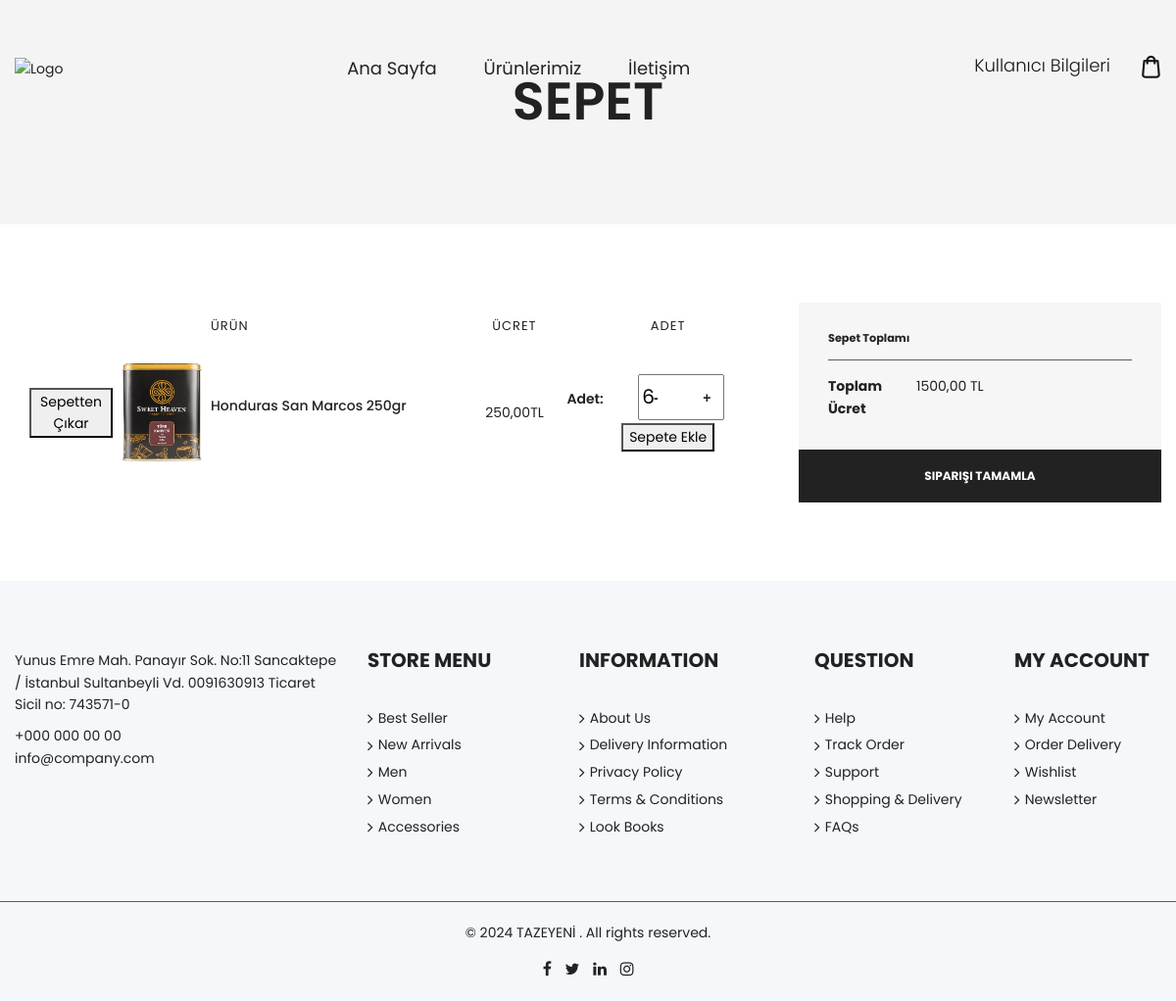
The page /cart/ (signed in) on the database as committed earlier.
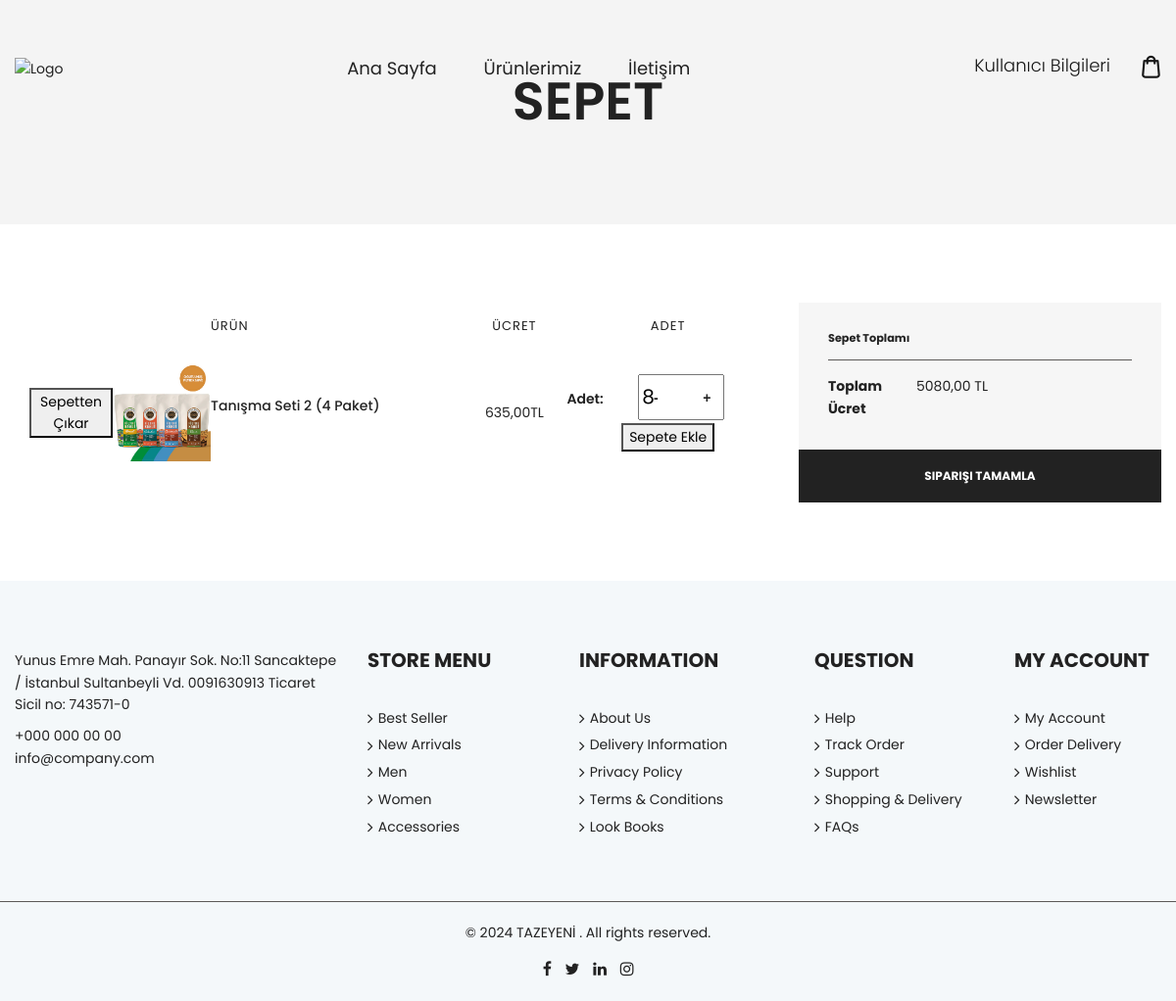
The same page on the database as committed later.
### web/models.py (models this page shows, shortened)
class CartItem(models.Model):
    cart = models.ForeignKey(Cart, on_delete=models.CASCADE)
    product = models.ForeignKey('Products', on_delete=models.CASCADE,db_column='product_id')
    quantity = models.PositiveIntegerField(default=1)

class Products(models.Model):
    title = models.CharField(max_length=155)
    price = models.DecimalField(max_digits=8, decimal_places=2)
    detail = models.TextField()
    image = models.ImageField(upload_to='news_products_image/', default='products.jpg', verbose_name = 'Ürün')
    category = models.ForeignKey(Category,on_delete=models.CASCADE, verbose_name='Kategori')
    slug = AutoSlugField(populate_from='title', unique=True, editable=True, blank=True)
    class Meta:
        db_table = 'Products'
        verbose_name = 'Ürünler'
        verbose_name_plural = 'Ürünler'

### web/views.py (the view)
# urls.py: path('cart/', views.view_cart, name='view_cart'),
@login_required
def view_cart(request):
    cart, created = Cart.objects.get_or_create(user=request.user)
    total_price = calculate_total_price(cart)
    cart_items = CartItem.objects.filter(cart=cart)
    return render(request, 'pages/cart.html', {'cart_items': cart_items, 'total_price': total_price})

### web/utils.py (called while the page is built)
def calculate_total_price(cart):
    cart_items = CartItem.objects.filter(cart=cart)
    total_price = Decimal(0)
    for cart_item in cart_items:
        product_price = cart_item.product.price
        quantity = cart_item.quantity
        total_price += product_price * quantity
    return total_price

### templates/pages/cart.html (shortened to what the changed rows need)
{% extends 'base.html' %}
{% load static %}
{%block content%}
        <section class="page-title-area bg-color" data-bg-color="#f4f4f4">
            <div class="container">
                <div class="row">
                    <div class="col-12 text-center">
                        <h1 class="page-title">Sepet</h1>
                    </div>
                </div>
            </div>
        </section>
        <div class="main-content-wrapper">
            <div class="page-content-inner ptb--80 pt-md--40 pb-md--60">
                <div class="container">
                    <div class="row">
                        <div class="col-lg-8 mb-md--50">
                            <form class="cart-form" action="#">
                                <div class="row g-0">
                                    <div class="col-12">
                                        <div class="table-content table-responsive">
                                            <table class="table text-center">
                                                <thead>
                                                    <tr>
                                                        <th>&nbsp;</th>
                                                        <th>&nbsp;</th>
                                                        <th class="text-start">Ürün</th>
                                                        <th>Ücret</th>
                                                        <th>Adet</th>
                                                    </tr>
                                                </thead>
                                                <tbody>
                                                {% if cart_items %}
                                                    {% for item in cart_items %}
                                                        <tr>
                                                            <td class="product-remove text-start"><button onclick="removeFromCart('{{ item.product.slug }}', 1)">Sepetten Çıkar</button></a></td>
                                                            <td class="product-thumbnail text-start">
                                                                <img src="{{item.product.image.url}}" alt="Product Thumnail">
                                                            </td>
                                                            <td class="product-name text-start wide-column">
                                                                <h3>
                                                                    <a href="product-details.html">{{ item.product.title }}</a>
                                                                </h3>
                                                            </td>
                                                            <td class="product-price">
                                                                <span class="product-price-wrapper">
                                                                    <span class="money">{{ item.product.price }}TL</span>
                                                                </span>
                                                            </td>
                                                            <td class="product-quantity">
                                                                <form method="post" action="">
                                                                    <div class="quantity-wrapper d-flex align-items-center mr--30 mr-xs--0 mb-xs--30">
                                                                    <label class="quantity-label" for="pro-qty">Adet:</label>
                                                                    <div class="quantity">
                                                                        <input type="number" name="quantity" value="{{item.quantity}}" min="1" max="50">
                                                                    </div>
                                                                </div>
                                                                <button onclick="addToCart('{{ item.product.slug }}',)">Sepete Ekle</button>
                                                                </form>
                                                            </td>
                                                              {% endfor %}
                                                            {% else %}
                                                            <h1>Sepetiniz boş.</h1>
                                                        {% endif %}
                                                        </tr>
                                                </tbody>
                                            </table>
                                        </div>
                                    </div>
                                </div>
                            </form>
                        </div>
                        <div class="col-lg-4">
                            <div class="cart-collaterals">
                                <div class="cart-totals">
                                    <div class="cart-calculator">
                                        <div class="cart-calculator__item order-total">
                                            <div class="cart-calculator__item--value">
                                                <span class="product-price-wrapper">
                                                    <span class="money">{{ total_price }} TL</span>
                                                </span>
                                            </div>
                                        </div>
                                    </div>
                                </div>
                            </div>
                        </div>
                    </div>
                </div>
            </div>
        </div>
{% endblock %}

Rows that differ between the two databases and show on the page:
removed CartItem: product.image (picture), product "Honduras San Marcos 250gr", product.price "250,00", quantity "6"
added CartItem: product.image (picture), product "Tanışma Seti 2 (4 Paket)", product.price "635,00", quantity "8"
Other text that changed with them:
{{ total_price }}: "1500,00" → "5080,00"
